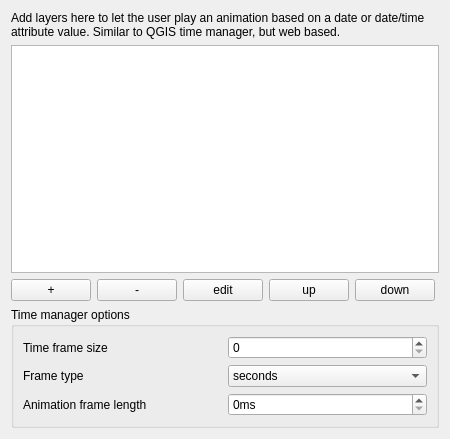
             <widget class="QWidget" name="scrollAreaWidgetContents_9">
              <property name="geometry">
               <rect>
                <x>0</x>
                <y>0</y>
                <width>450</width>
                <height>439</height>
               </rect>
              </property>
              <layout class="QVBoxLayout" name="verticalLayout_43">
               <item>
                <widget class="QLabel" name="label_41">
                 <property name="text">
                  <string>Add layers here to let the user play an animation based on a date or date/time attribute value. Similar to QGIS time manager, but web based.</string>
                 </property>
                 <property name="wordWrap">
                  <bool>true</bool>
                 </property>
                </widget>
               </item>
               <item>
                <widget class="QTableWidget" name="time_manager_table"/>
               </item>
               <item>
                <layout class="QHBoxLayout" name="horizontalLayout_24">
                 <item>
                  <widget class="QPushButton" name="add_time_manager_layer">
                   <property name="text">
                    <string notr="true">+</string>
                   </property>
                  </widget>
                 </item>
                 <item>
                  <widget class="QPushButton" name="remove_time_manager_layer">
                   <property name="text">
                    <string notr="true">-</string>
                   </property>
                  </widget>
                 </item>
                 <item>
                  <widget class="QPushButton" name="edit_time_manager_layer">
                   <property name="text">
                    <string notr="true">edit</string>
                   </property>
                  </widget>
                 </item>
                 <item>
                  <widget class="QPushButton" name="up_time_manager_layer">
                   <property name="text">
                    <string notr="true">up</string>
                   </property>
                  </widget>
                 </item>
                 <item>
                  <widget class="QPushButton" name="down_time_manager_layer">
                   <property name="text">
                    <string notr="true">down</string>
                   </property>
                  </widget>
                 </item>
                 <item>
                  <spacer name="horizontalSpacer_21">
                   <property name="orientation">
                    <enum>Qt::Horizontal</enum>
                   </property>
                   <property name="sizeHint" stdset="0">
                    <size>
                     <width>40</width>
                     <height>20</height>
                    </size>
                   </property>
                  </spacer>
                 </item>
                </layout>
               </item>
               <item>
                <widget class="QGroupBox" name="groupBox_4">
                 <property name="title">
                  <string>Time manager options</string>
                 </property>
                 <layout class="QGridLayout" name="gridLayout">
                  <item row="0" column="0">
                   <widget class="QLabel" name="label_42">
                    <property name="text">
                     <string>Time frame size</string>
                    </property>
                    <property name="wordWrap">
                     <bool>true</bool>
                    </property>
                   </widget>
                  </item>
                  <item row="0" column="1">
                   <widget class="QSpinBox" name="inTimeFrameSize">
                    <property name="maximum">
                     <number>10000</number>
                    </property>
                   </widget>
                  </item>
                  <item row="1" column="0">
                   <widget class="QLabel" name="label_43">
                    <property name="text">
                     <string>Frame type</string>
                    </property>
                    <property name="wordWrap">
                     <bool>true</bool>
                    </property>
                   </widget>
                  </item>
                  <item row="1" column="1">
                   <widget class="QComboBox" name="liTimeFrameType">
                    <item>
                     <property name="text">
                      <string>seconds</string>
                     </property>
                    </item>
                    <item>
                     <property name="text">
                      <string>minutes</string>
                     </property>
                    </item>
                    <item>
                     <property name="text">
                      <string>hours</string>
                     </property>
                    </item>
                    <item>
                     <property name="text">
                      <string>days</string>
                     </property>
                    </item>
                    <item>
                     <property name="text">
                      <string>weeks</string>
                     </property>
                    </item>
                    <item>
                     <property name="text">
                      <string>months</string>
                     </property>
                    </item>
                    <item>
                     <property name="text">
                      <string>years</string>
                     </property>
                    </item>
                   </widget>
                  </item>
                  <item row="2" column="0">
                   <widget class="QLabel" name="label_44">
                    <property name="text">
                     <string>Animation frame length</string>
                    </property>
                    <property name="wordWrap">
                     <bool>true</bool>
                    </property>
                   </widget>
                  </item>
                  <item row="2" column="1">
                   <widget class="QSpinBox" name="inAnimationFrameLength">
                    <property name="suffix">
                     <string>ms</string>
                    </property>
                    <property name="maximum">
                     <number>10000</number>
                    </property>
                   </widget>
                  </item>
                 </layout>
                </widget>
               </item>
              </layout>
             </widget>
